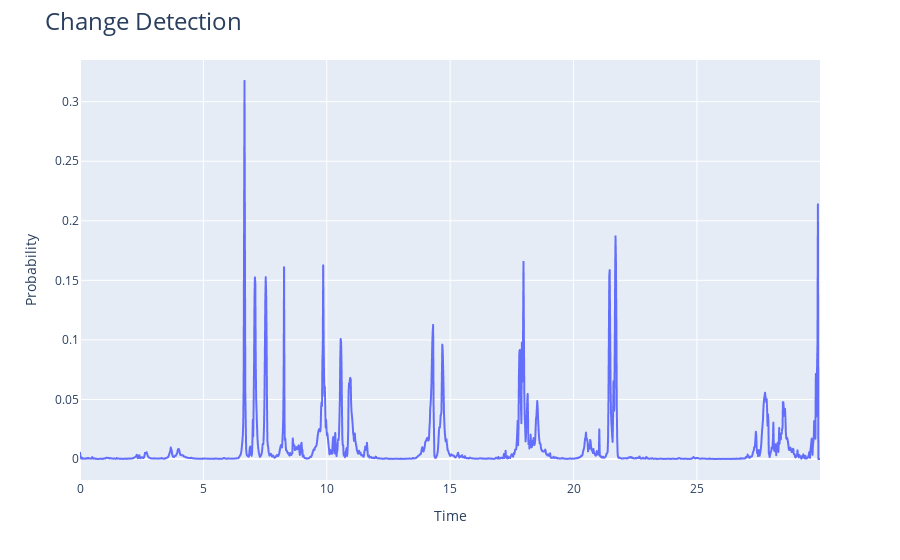

The notebook cell saved with this chart:
### Code cell
arr_time = np.arange(start=0, stop=30, step=segment_model.introspection.frames.step)
fig      = px.line(x=arr_time, y=scd_prob.data.reshape(-1))

fig.update_layout(
    title       = dict(text = "Change Detection", font=dict(size=24)),
    xaxis_title = "Time", 
    yaxis_title = "Probability"
)

fig.show()

### Figure 1 — Plotly figure (JSON) as saved in the notebook; plotly's stock layout.template omitted (floating-point values rounded to 4 significant figures; data arrays with more than 128 entries replaced by an {"elided": "..."} marker saying what was removed)
{"data": [{"hovertemplate": "x=%{x}<br>y=%{y}<extra></extra>", "legendgroup": "", "line": {"color": "#636efa", "dash": "solid"}, "marker": {"symbol": "circle"}, "mode": "lines", "name": "", "showlegend": false, "type": "scattergl", "x": {"elided": "1778 float values"}, "xaxis": "x", "y": {"elided": "1778 float values"}, "yaxis": "y"}], "layout": {"legend": {"tracegroupgap": 0}, "margin": {"t": 60}, "title": {"font": {"size": 24}, "text": "Change Detection"}, "xaxis": {"anchor": "y", "domain": [0, 1], "title": {"text": "Time"}}, "yaxis": {"anchor": "x", "domain": [0, 1], "title": {"text": "Probability"}}}}
